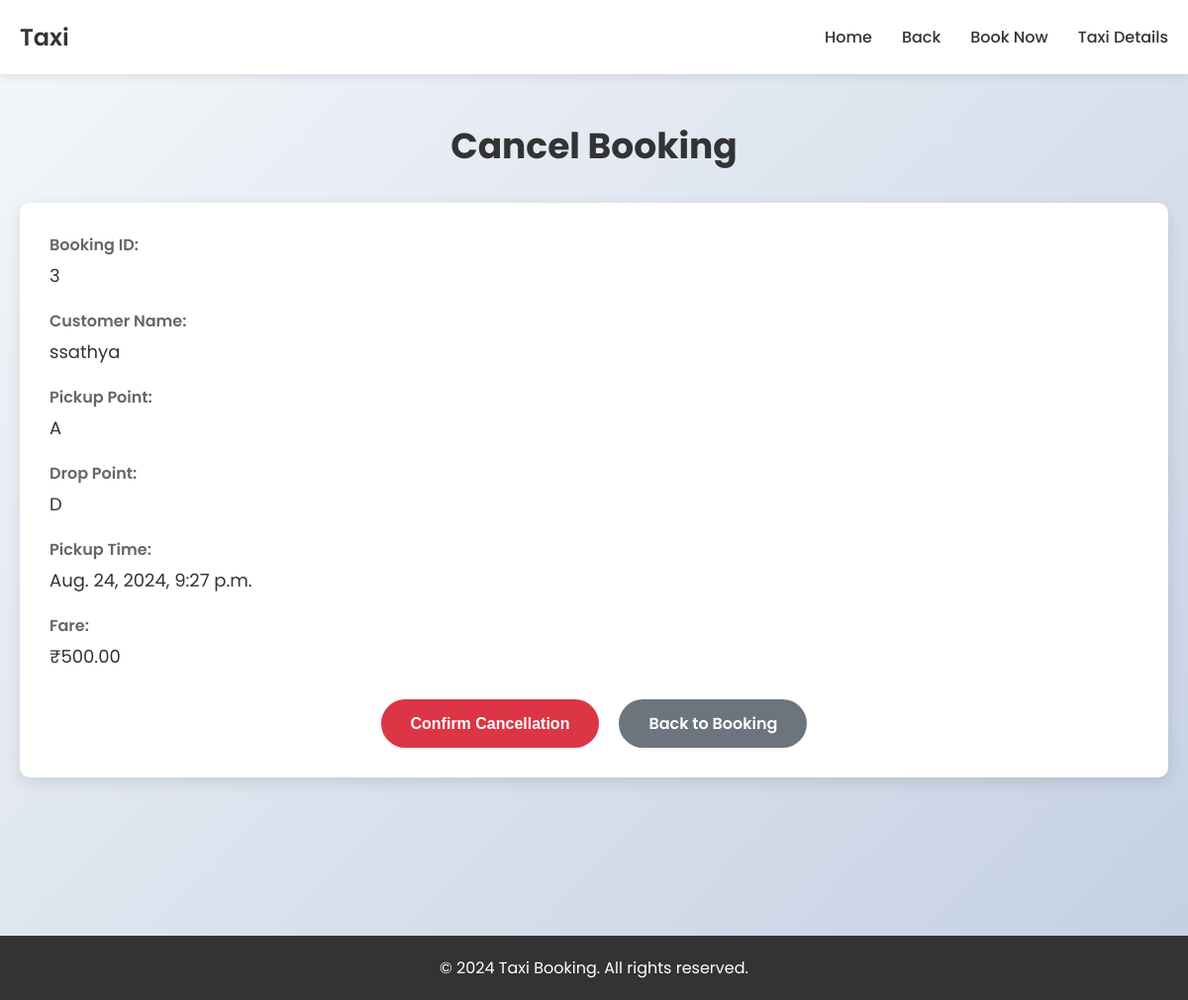
The page /cancel/3/ on the database its author committed.
### app/models.py (models this page shows, shortened)
class Booking(models.Model):
    customer = models.ForeignKey(Customer, on_delete=models.CASCADE)
    taxi = models.ForeignKey(Taxi, on_delete=models.CASCADE)
    pickup_point = models.CharField(max_length=1)
    drop_point = models.CharField(max_length=1)
    pickup_time = models.DateTimeField()
    drop_time = models.DateTimeField()
    booking_time = models.TimeField(auto_now_add=True)
    booking_date = models.DateField(auto_now_add=True)
    fare = models.DecimalField(max_digits=10, decimal_places=2)

class Customer(models.Model):
    name = models.CharField(max_length=100)

### app/views.py (the view, shortened to what this page needs)
# urls.py: path('cancel/<int:booking_id>/', views.cancel_booking, name='cancel_booking'),
def cancel_booking(request, booking_id):
    booking = get_object_or_404(Booking, id=booking_id)
    return render(request, 'cancel_booking.html', {'booking': booking})

### app/templates/cancel_booking.html (shortened to what this page needs)
{% load static %}
<!DOCTYPE html>
<html lang="en">
<head>
    <link rel="stylesheet" href="https://cdnjs.cloudflare.com/ajax/libs/font-awesome/5.15.3/css/all.min.css">
</head>
<body>
    <header>
        <div class="container">
            <nav>
                <div class="logo">Taxi</div>
                <div class="nav-links">
                    <a href="{% url 'index' %}">Home</a>
                    <a href="{% url 'taxi_details' %}">Back</a>
                    <a href="{% url 'book_taxi' %}">Book Now</a>
                    <a href="{% url 'taxi_details' %}">Taxi Details</a>
                </div>
            </nav>
        </div>
    </header>
    <section class="cancel-booking">
        <div class="container">
            <h2>Cancel Booking</h2>
            <div class="booking-details">
                <div class="detail-item">
                    <label>Booking ID:</label>
                    <span>{{ booking.id }}</span>
                </div>
                <div class="detail-item">
                    <label>Customer Name:</label>
                    <span>{{ booking.customer.name }}</span>
                </div>
                <div class="detail-item">
                    <label>Pickup Point:</label>
                    <span>{{ booking.pickup_point }}</span>
                </div>
                <div class="detail-item">
                    <label>Drop Point:</label>
                    <span>{{ booking.drop_point }}</span>
                </div>
                <div class="detail-item">
                    <label>Pickup Time:</label>
                    <span>{{ booking.pickup_time }}</span>
                </div>
                <div class="detail-item">
                    <label>Fare:</label>
                    <span>₹{{ booking.fare }}</span>
                </div>
                <form method="post" action="{% url 'cancel_booking' booking.id %}">
                    <div class="action-buttons">
                        <button type="submit" class="btn btn-danger">Confirm Cancellation</button>
                        <a href="{% url 'booking_details' booking.id %}" class="btn btn-secondary">Back to Booking</a>
                    </div>
                </form>
            </div>
        </div>
    </section>
    <footer>
        <div class="container">
            <p>&copy; 2024 Taxi Booking. All rights reserved.</p>
        </div>
    </footer>
</body>
</html>

### app/templates/cancel_booking.html (style rules this page uses)
* { margin: 0; padding: 0; box-sizing: border-box; }
body { font-family: 'Poppins', sans-serif; background: linear-gradient(135deg, #f5f7fa 0%, #c3cfe2 100%); min-height: 100vh; }
.container { max-width: 1200px; margin: 0 auto; padding: 0 20px; }
header { background-color: #ffffff; box-shadow: 0 2px 10px rgba(0,0,0,0.1); position: fixed; width: 100%; top: 0; z-index: 1000; }
nav { display: flex; justify-content: space-between; align-items: center; padding: 20px 0; }
.logo { font-size: 24px; font-weight: 600; color: #333; }
.nav-links { display: flex; gap: 30px; }
.nav-links a { text-decoration: none; color: #333; font-weight: 500; transition: color 0.3s ease; }
.cancel-booking { padding: 120px 0 80px; }
.cancel-booking h2 { text-align: center; font-size: 36px; margin-bottom: 30px; color: #333; }
.booking-details { background-color: #ffffff; border-radius: 10px; padding: 30px; box-shadow: 0 5px 15px rgba(0,0,0,0.1); }
.detail-item { margin-bottom: 20px; }
.detail-item label { font-weight: 600; color: #666; display: block; margin-bottom: 5px; }
.detail-item span { color: #333; font-size: 18px; }
.action-buttons { display: flex; justify-content: center; gap: 20px; margin-top: 30px; }
.btn { padding: 12px 30px; border: none; border-radius: 30px; font-size: 16px; font-weight: 600; cursor: pointer; transition: background-color 0.3s ease; text-decoration: none; }
.btn-danger { background-color: #dc3545; color: #fff; }
.btn-secondary { background-color: #6c757d; color: #fff; }
footer { background-color: #333; color: #fff; text-align: center; padding: 20px 0; margin-top: 80px; }

### rows shown on the page
Booking: id "3", customer.name "ssathya", pickup_point "A", drop_point "D", pickup_time "Aug. 24, 2024, 9:27 p.m.", fare "500.00"
